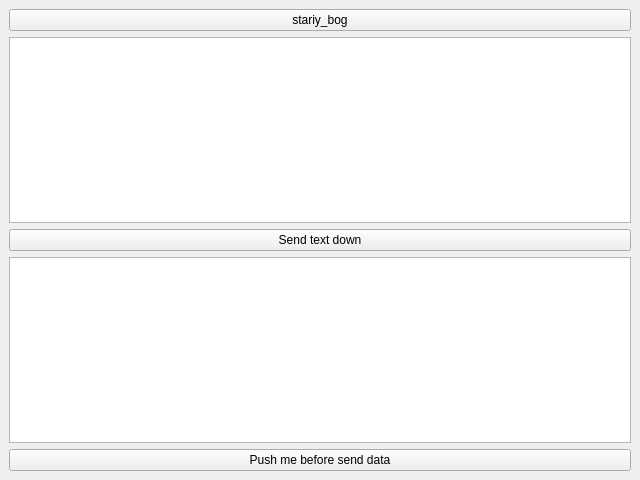
<?xml version="1.0" encoding="UTF-8"?>
<ui version="4.0">
  <class>MainWindow</class>
    <widget class="QMainWindow" name="MainWindow">
      <property name="geometry">
        <rect>
          <x>0</x>
          <y>0</y>
          <width>640</width>
          <height>480</height>
        </rect>
      </property>
      <property name="windowTitle">
        <string>MainWindow</string>
      </property>
      
      <widget class="QWidget" name="layoutWidget">
      <layout class="QVBoxLayout" name="myLayout">
        
      <item>
        <widget class="QPushButton" name="YoButton">
          <property name="text">
            <string>stariy_bog</string>
          </property>
        </widget>
      </item>
      
      <item>
        <widget class="QTextEdit" name="inputTextField">
            
        </widget>
      </item>

      <item>
        <widget class="QPushButton" name="SubmitButton">
          <property name="text">
            <string>Send text down</string>
          </property>
        </widget>
      </item>

      <item>
        <widget class="QTextEdit" name="outputTextField">
          <property name="ReadOnly">
            <bool>true</bool>
          </property>
        </widget>
      </item>

      <item>
        <widget class="QPushButton" name="CheckBoxButton">
          <property name="text">
            <string>Push me before send data</string>
          </property>
        </widget>
      </item>

    </layout>
    </widget>

  </widget>
</ui>
